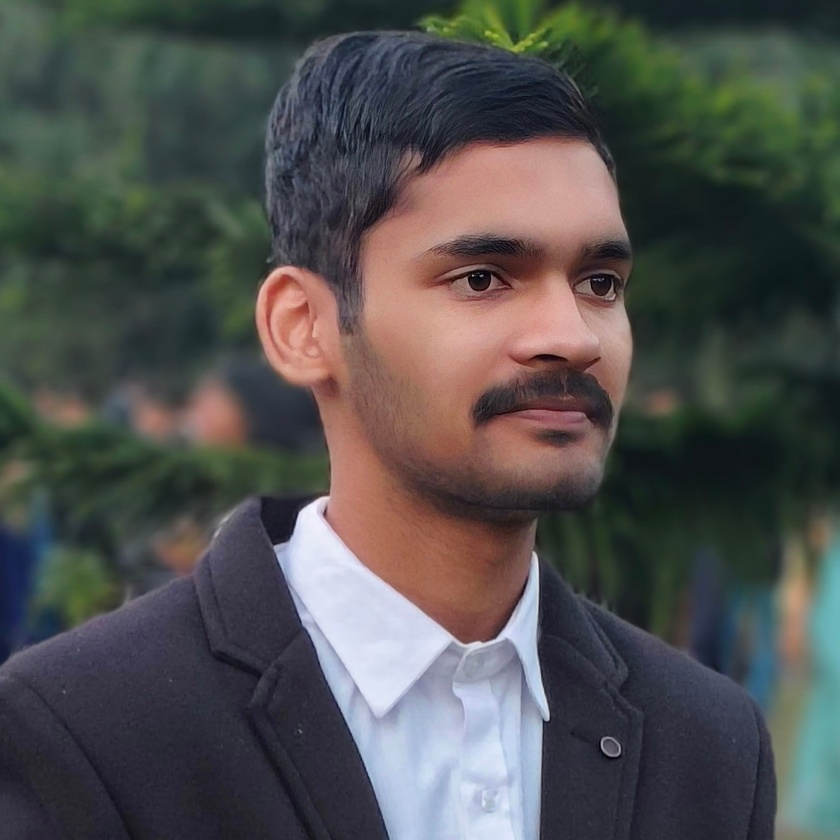
#> input picture input_image.jpg, 840 x 840 px, shrunk from 1190 x 1190 before the run
$ python dycrypt_to_color_2.py
#> lines starting #> are read from the running program, lines starting #| are printed output that depends on the picture
import numpy as np
import cv2
import pywt
from scipy.linalg import svd

def arnold_cat_map(img, iterations=5):
    h, w = img.shape
    transformed = np.copy(img)
    for _ in range(iterations):
        temp = np.zeros_like(transformed)
        for x in range(h):
            for y in range(w):
                new_x = (x + y) % h
                new_y = (x + 2 * y) % w
                temp[new_x, new_y] = transformed[x, y]
        transformed = temp
    return transformed

def logistic_map(size, r=3.9, x0=0.5):
    x = np.zeros(size)
    x[0] = x0
    for i in range(1, size):
        x[i] = r * x[i - 1] * (1 - x[i - 1])
    return (x * 255).astype(np.uint8)

def encrypt_channel(channel):
    coeffs = pywt.dwt2(channel, 'db4')
    LL, (LH, HL, HH) = coeffs
    U, S, Vt = svd(LL)
    chaotic_seq = logistic_map(len(S))
    S_encrypted = S + chaotic_seq
    U_encrypted = arnold_cat_map(U)
    Vt_encrypted = arnold_cat_map(Vt)
    LL_encrypted = np.dot(U_encrypted, np.dot(np.diag(S_encrypted), Vt_encrypted))
    encrypted_channel = pywt.idwt2((LL_encrypted, (LH, HL, HH)), 'db4')
    return encrypted_channel, U_encrypted, S_encrypted, Vt_encrypted, chaotic_seq, LH, HL, HH

def decrypt_channel(U, S, Vt, chaotic_seq, LH, HL, HH):
    S_decrypted = S - chaotic_seq
    U_decrypted = arnold_cat_map(U, iterations=5)
    Vt_decrypted = arnold_cat_map(Vt, iterations=5)
    LL_decrypted = np.dot(U_decrypted, np.dot(np.diag(S_decrypted), Vt_decrypted))
    decrypted_channel = pywt.idwt2((LL_decrypted, (LH, HL, HH)), 'db4')
    return decrypted_channel

def encrypt_image(img_path):
#> called with img_path = 'input_image.jpg'
    img = cv2.imread(img_path)
#> img is the input picture: shape (840, 840, 3); mean B, G, R 79, 80, 80.1
    if img is None:
        raise ValueError(f"Image not found or unable to read: {img_path}")
    img = cv2.cvtColor(img, cv2.COLOR_BGR2RGB)
    channels = cv2.split(img)
    encrypted_channels = []
    encryption_data = []
    for channel in channels:
        encrypted_channel, U, S, Vt, chaotic_seq, LH, HL, HH = encrypt_channel(channel.astype(np.float64))
        encrypted_channels.append(encrypted_channel)
        encryption_data.append((U, S, Vt, chaotic_seq, LH, HL, HH))
#> this loop made 3 passes
#> pass 1, in encrypt_channel, `LL, (LH, HL, HH) = coeffs`:
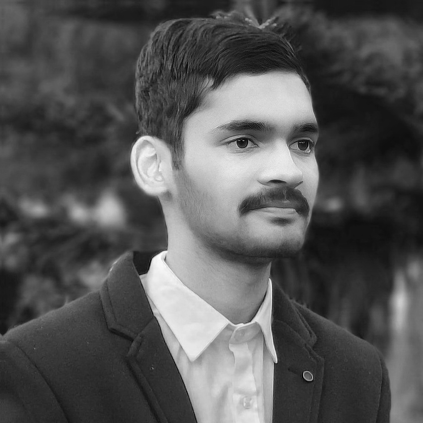
#> LL: shape (423, 423) float64; min -6.06, max 490.6, mean 159.3; drawn with min black and max white
#> pass 1, in encrypt_channel, `LL, (LH, HL, HH) = coeffs`:
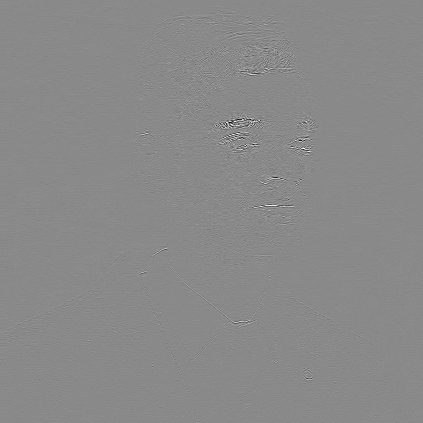
#> LH: shape (423, 423) float64; min -59.63, max 50.83, mean 0; drawn with min black and max white
#> pass 1, in encrypt_channel, `LL, (LH, HL, HH) = coeffs`:
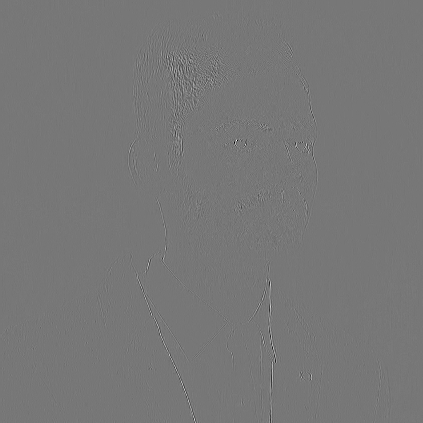
#> HL: shape (423, 423) float64; min -82.39, max 93.46, mean 0.1; drawn with min black and max white
#> after the loop, encrypted_channels = 3 items; encryption_data = 3 items
    encrypted_img = cv2.merge(encrypted_channels)
    return encrypted_img, encryption_data

def decrypt_image(encryption_data):
    decrypted_channels = []
    for U, S, Vt, chaotic_seq, LH, HL, HH in encryption_data:
        decrypted_channel = decrypt_channel(U, S, Vt, chaotic_seq, LH, HL, HH)
        decrypted_channels.append(decrypted_channel)
    decrypted_img = cv2.merge(decrypted_channels)
    return decrypted_img

image_path = "input_image.jpg"
encrypted_img, encryption_data = encrypt_image(image_path)
#> encryption_data = 3 items
cv2.imwrite("encrypted_image.jpg", np.clip(encrypted_img, 0, 255).astype(np.uint8))
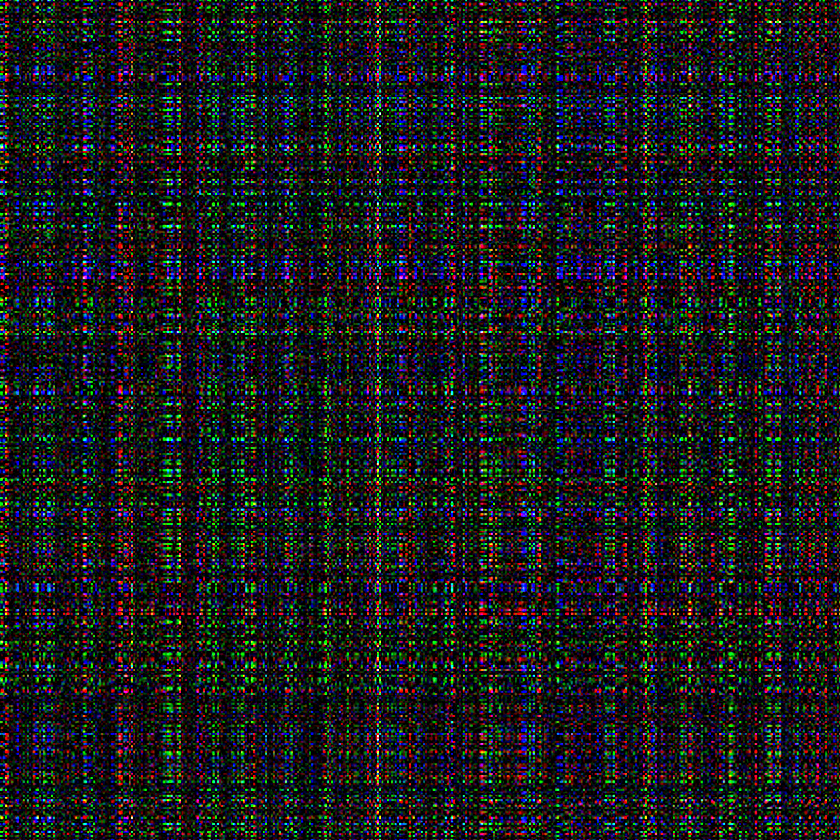
#> saved as encrypted_image.jpg: shape (840, 840, 3); mean B, G, R 31.5, 29.1, 28.1
decrypted_img = decrypt_image(encryption_data)
#> the loop in decrypt_image, `for U, S, Vt, chaotic_seq, LH, HL, HH in encryption_data:` made 3 passes
#> in decrypt_image, `decrypted_img = cv2.merge(decrypted_channels)`:
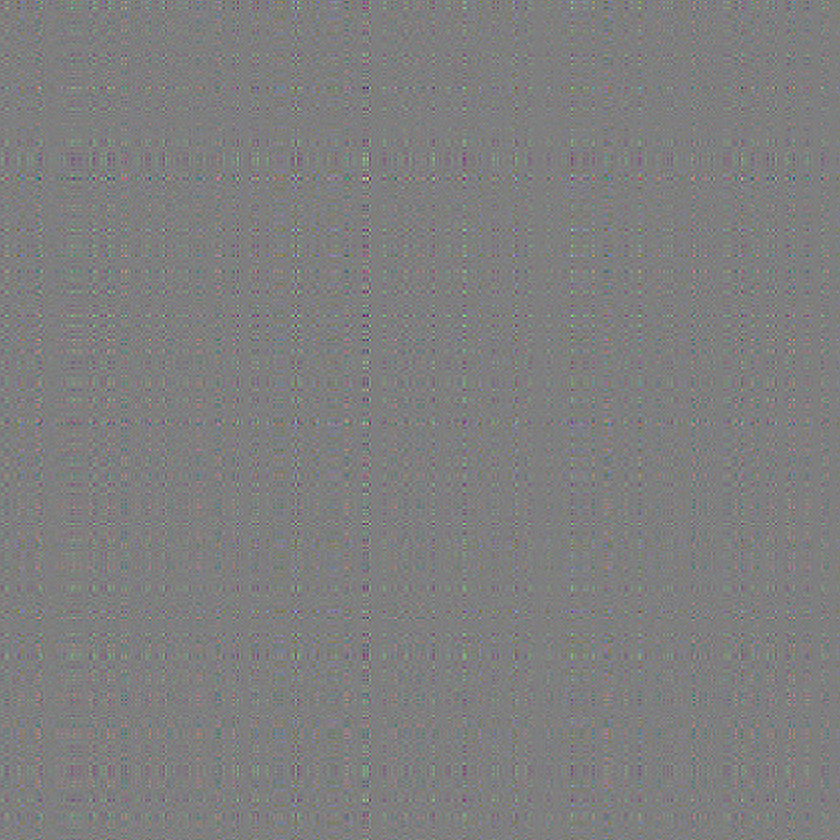
#> decrypted_img: shape (840, 840, 3) float64; mean of channels 0, 1, 2 0.1, 0.4, 0.2; drawn with min black and max white
cv2.imwrite("decrypted_color_image.jpg", np.clip(decrypted_img, 0, 255).astype(np.uint8))
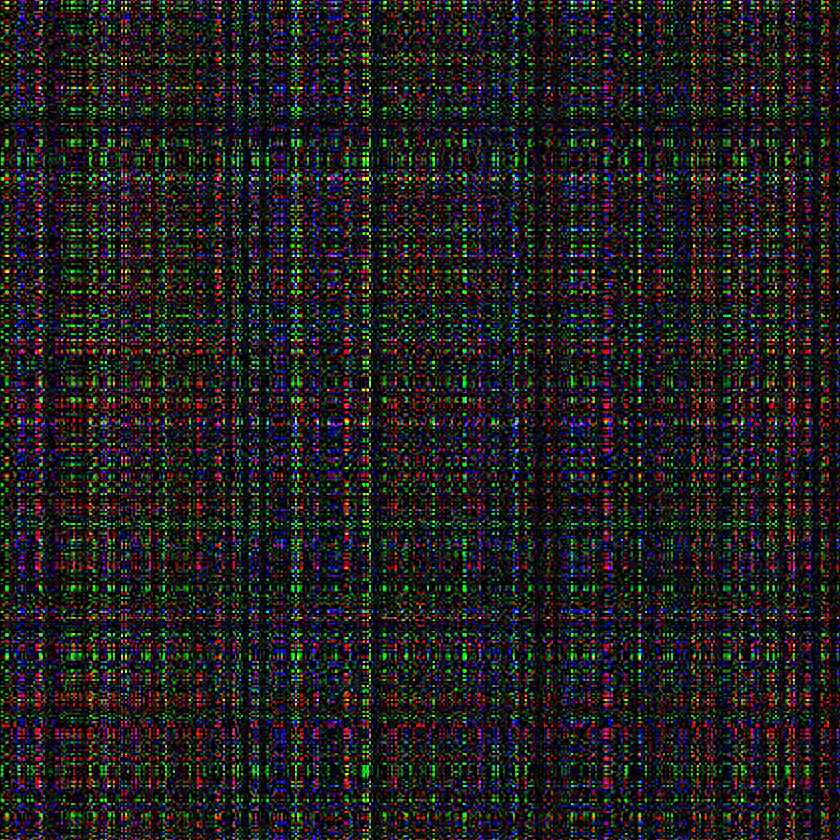
#> saved as decrypted_color_image.jpg: shape (840, 840, 3); mean B, G, R 29.3, 30.1, 31.2
